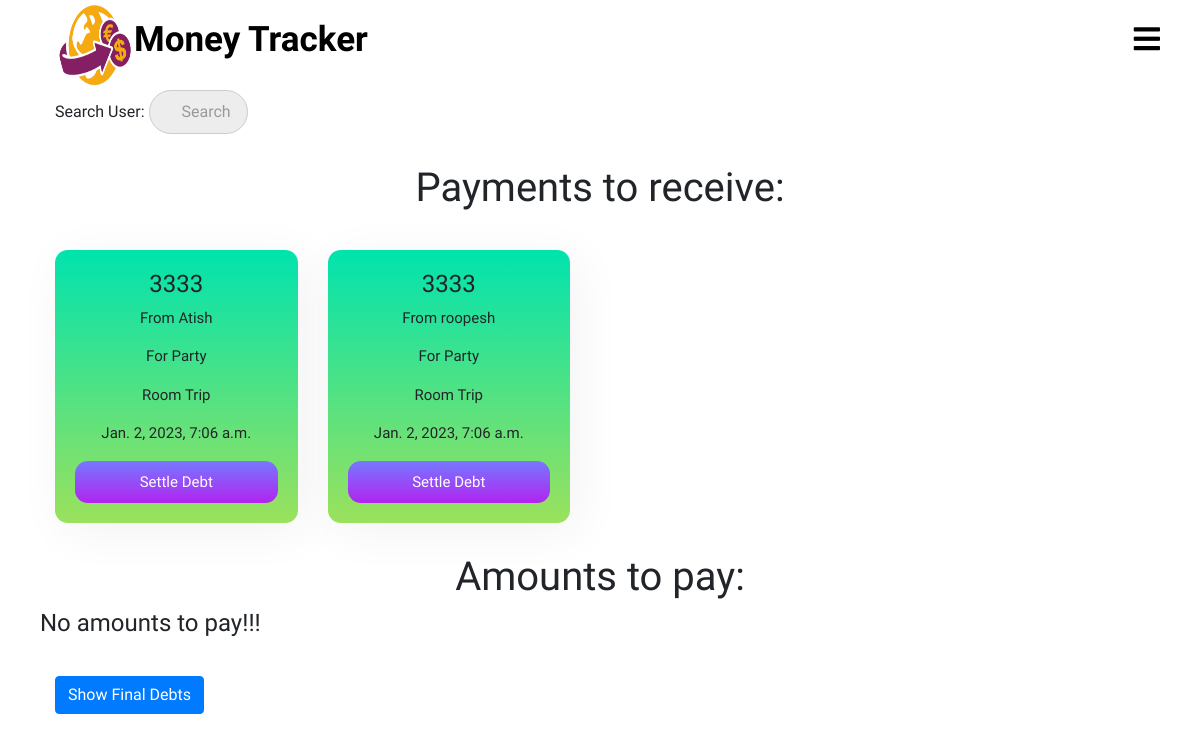
The page /splitter/my_debts/ (signed in) on the database its author committed.
### splitter/models.py (models this page shows, shortened)
class debt(models.Model):
    room = models.ForeignKey(room,on_delete = models.CASCADE, related_name = 'room_debts')
    transaction = models.ForeignKey(transaction, on_delete = models.CASCADE, related_name = 'transactions_debt')
    sender = models.ForeignKey(User, on_delete = models.CASCADE, related_name = 'transaction_sender')
    receiver = models.ForeignKey(User, on_delete= models.CASCADE, related_name = 'transaction_receiver')
    amount = models.IntegerField()

class User(AbstractUser):
    pass

class transaction(models.Model):
    room = models.ForeignKey(room, on_delete = models.CASCADE, related_name = 'room_transaction')
    amount = models.IntegerField()
    reason = models.CharField(max_length = 250)
    created_at = models.DateTimeField(auto_now=True)
    payer = models.ForeignKey(User, on_delete = models.CASCADE, related_name = 'transaction_payer')
    splitters = models.ManyToManyField(User, related_name = "transaction_members")

class room(models.Model):
    creater = models.ForeignKey(User,on_delete=models.CASCADE,related_name="creater")
    name = models.CharField(max_length=250)
    members = models.ManyToManyField(User,through="room_members")

### splitter/views.py (the view, shortened to what this page needs)
# urls.py: path('my_debts/',views.my_debts,name="my_debts"),
def my_debts(request):
    income = debt.objects.filter(receiver=request.user)
    expense = debt.objects.filter(sender=request.user)
    query = request.GET.get("q", None)
    return render(request,'splitter/my_debts.html',{'incomes':income,'expenses':expense})

### templates/splitter/my_debts.html (shortened to what this page needs)
{% extends 'splitter/base.html' %}
{% load static %}
{% block css %}
  <link rel="stylesheet" href="{% static 'css/mysearchbar.css' %}">
  <link rel="stylesheet" href="{% static 'css/my_debts.css' %}">
{% endblock %}
{% block content %}
<div class="container">
  <div class="my-debts-info">
    <form method='GET' action="{% url 'splitter:my_debts' %}">
      <p>Search User: <input type='search' name='q' placeholder='Search'></p>
    </form>
    <div class="my-debts-income">
      <h1>Payments to receive:</h1>
      <div class="row">
         {% if incomes.count == 0 %}
         <h4>No payments to receive!!!</h4>
         {% else %}
        {% for income in incomes %}
        <div class="col-lg-3 col-md-4 col-sm-6 col-12">
          <div class="my-debts-income-info">
            <h4>{{ income.amount }}</h4>
            <p>From {{ income.sender.username }}</p>
            <p>For {{ income.transaction.reason }}</p>
            <p>Room {{ income.room.name }}</p>
            <p>{{ income.transaction.created_at }}</p>
            <a href="{% url 'splitter:delete_debt' pk=income.pk %}" data-target="#{{ income.sender.username }}_{{ income.pk }}" data-toggle="modal">
              <div class="settle-debt-button">
                Settle Debt
              </div>
            </a>
          </div>
        </div>
        {% endfor %}
        {% endif %}
      </div>
    </div>
    <div class="my-debts-expense">
      <h1>Amounts to pay:</h1>
      <div class="row">
        {% if expenses.count == 0 %}
        <h4>No amounts to pay!!!</h4>
        {% endif %}
      </div>
    </div>
    <a href="{% url 'splitter:final_settlements' %}" class="btn btn-primary final-debts-button">Show Final Debts</a>
  </div>
  </div>
{% endblock %}

### static/css/home_page.css (style rules this page uses)
body { margin: 0; box-sizing: border-box; }
* { padding: 0; margin: 0; text-decoration: none; list-style: none; box-sizing: border-box; font-family: 'Merienda One', cursive; }
body,html { overflow-x: hidden; }

### static/css/my_debts.css (style rules this page uses)
* { margin: 0; padding: 0; }
body,html { margin: 0px; padding: 0; }
.my-debts-info { margin: 0; margin-bottom: 20px; padding: 10px; }
.my-debts-info .my-debts-income { text-align: center; margin: 30px 0px; justify-content: center; }
.my-debts-info .my-debts-expense { text-align: center; margin: 30px 0px; justify-content: center; }
.my-debts-info .my-debts-income .row { width: 100%; }
.my-debts-info .my-debts-expense .row { width: 100%; }
.my-debts-income-info { margin-top: 30px; padding: 20px; box-shadow: .5rem .5rem 3rem 1px rgba(0,0,0,.05); background-image: linear-gradient(to top, #9be15d 0%, #00e3ae 100%); border-radius: .8rem; text-align: center; font-size: 15px; }
.my-debts-income-info .settle-debt-button { width: 100%; background-image: linear-gradient(to top, #b224ef 0%, #7579ff 100%); text-align: center; padding: 10px 0px; color: white; text-decoration: none; border-radius: .8rem; }

### rows shown on the page
debt: amount "3333", sender.username "Atish", transaction.reason "Party", room.name "Trip", transaction.created_at "Jan. 2, 2023, 7:06 a.m."
debt: amount "3333", sender.username "roopesh", transaction.reason "Party", room.name "Trip", transaction.created_at "Jan. 2, 2023, 7:06 a.m."
